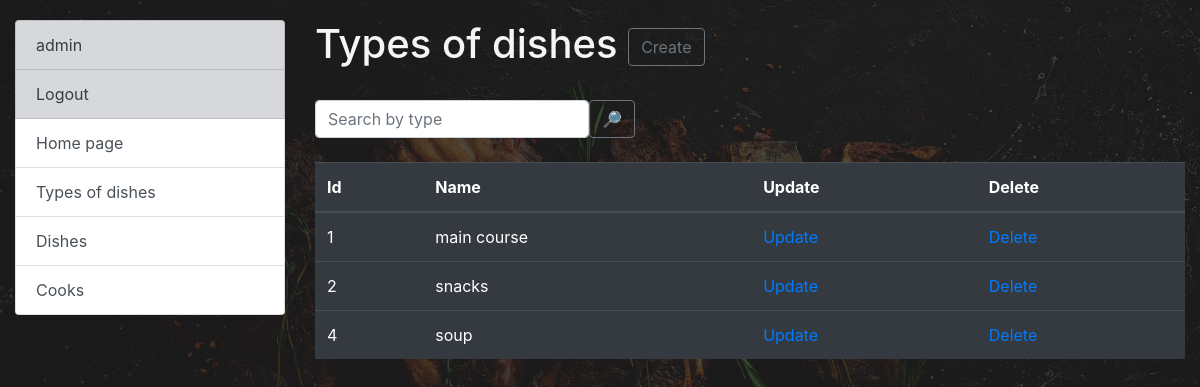
Screenshot of /dishtype/ (signed in) with the database file from the repository.
### kitchen/models.py (models this page shows, shortened)
class Cook(AbstractUser):
    years_of_experience = models.IntegerField(null=True, blank=True)
    class Meta:
        ordering = ["first_name"]

class DishType(models.Model):
    name = models.CharField(max_length=50, unique=True)
    class Meta:
        ordering = ["name"]

### kitchen/views.py (the view)
# urls.py: path("dishtype/", DishTypeListView.as_view(), name="dish-type-list"),
class DishTypeListView(LoginRequiredMixin, generic.ListView):
    model = DishType
    context_object_name = "dishes_type_list"
    template_name = "kitchen/dishes_type_list.html"
    paginate_by = 5
    queryset = DishType.objects.all()
    def get_context_data(self, *, object_list=None, **kwargs):
        context = super(DishTypeListView, self).get_context_data(**kwargs)
        name = self.request.GET.get("name", "")
        context["search_form"] = DishTypeSearchForm(initial={"name": name})
        return context
    def get_queryset(self):
        form = DishTypeSearchForm(self.request.GET)
        if form.is_valid():
            return self.queryset.filter(name__icontains=form.cleaned_data["name"])
        return self.queryset

### kitchen/form.py
class DishTypeSearchForm(forms.Form):
    name = forms.CharField(
        max_length=255,
        required=False,
        label="",
        widget=forms.TextInput(attrs={"placeholder": "Search by type"}),
    )

### templates/kitchen/dishes_type_list.html (shortened to what this page needs)
{% extends "base.html" %}
{% load crispy_forms_filters %}
{% block content %}
  <h1>
    Types of dishes
  <a href="{% url 'kitchen:dish-type-create' %}" class="btn btn-outline-secondary"> Create </a>
  </h1>
  <br>
  <form action="" method="get" class="form-inline">
    {{ search_form|crispy }}
    <input type="submit" class="btn btn-outline-secondary" value="🔎">
  </form>
  <br>
  {% if dishes_type_list %}
      <table class="table table table-dark">
      <thead>
        <tr>
          <th scope="col">Id</th>
          <th scope="col">Name</th>
          <th scope="col">Update</th>
          <th scope="col">Delete</th>
        </tr>
      </thead>
          <tbody>
          {% for types in dishes_type_list %}
            <thead>
            <tr>
            <td>{{ types.id }}</td>
            <td>{{ types.name }}</td>
            <td>
              <a href="{% url 'kitchen:dish-type-update' pk=types.id %}">Update</a>
            </td>
            <td>
              <a href="{% url 'kitchen:dish-type-delete' pk=types.id %}">Delete</a>
            </td>
      </tr>
            </thead>
          </tbody>
        {% endfor %}
      </table>
  {% else %}
    <p>There are no dish types</p>
  {% endif %}
{% endblock %}

### templates/includes/sidebar.html
<ul class="sidebar-nav list-group">
  {% if user.is_authenticated %}
     <a class="list-group-item list-group-item-action list-group-item-secondary" href="{% url "kitchen:cook-detail" pk=user.id %}">{{ user.username }} </a>
     <a class="list-group-item list-group-item-action list-group-item-secondary" href="{% url "logout" %}">Logout</a>
  {% else %}
  <a class="list-group-item list-group-item-action list-group-item-secondary" href="{% url "login" %}">Login</a>
  {% endif %}
  <a class="list-group-item list-group-item-action" href="{% url 'kitchen:index' %}">Home page</a>
  <a class="list-group-item list-group-item-action" href="{% url 'kitchen:dish-type-list' %}">Types of dishes</a>
  <a class="list-group-item list-group-item-action" href="{% url 'kitchen:dish-list' %}">Dishes</a>
  <a class="list-group-item list-group-item-action" href="{% url 'kitchen:cook-list' %}">Cooks</a>
</ul>

### static/css/styles.css (style rules this page uses)
body { margin-top: 20px; background-image: url('/static/steak.jpeg'); background-size: cover; color: whitesmoke; }

### rows the page displays
Cook: username "admin"
DishType: id "1", name "main course"
DishType: id "2", name "snacks"
DishType: id "4", name "soup"
